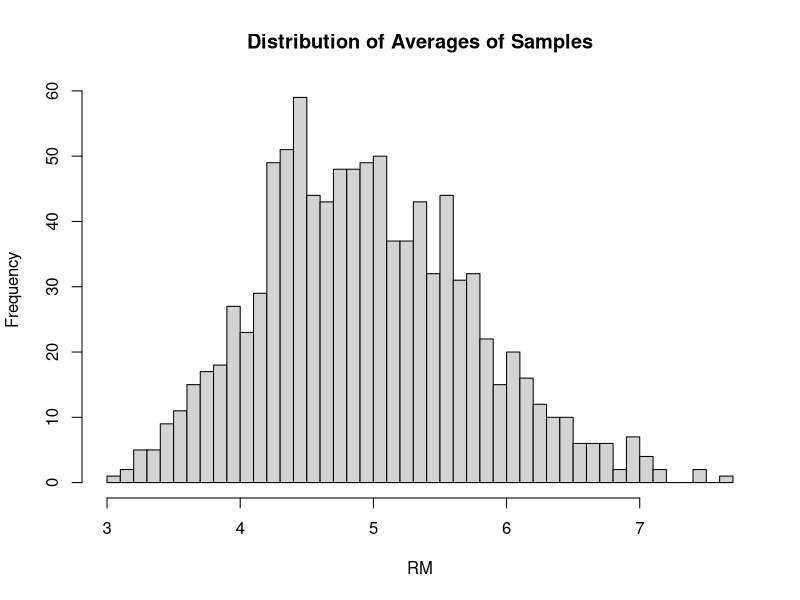
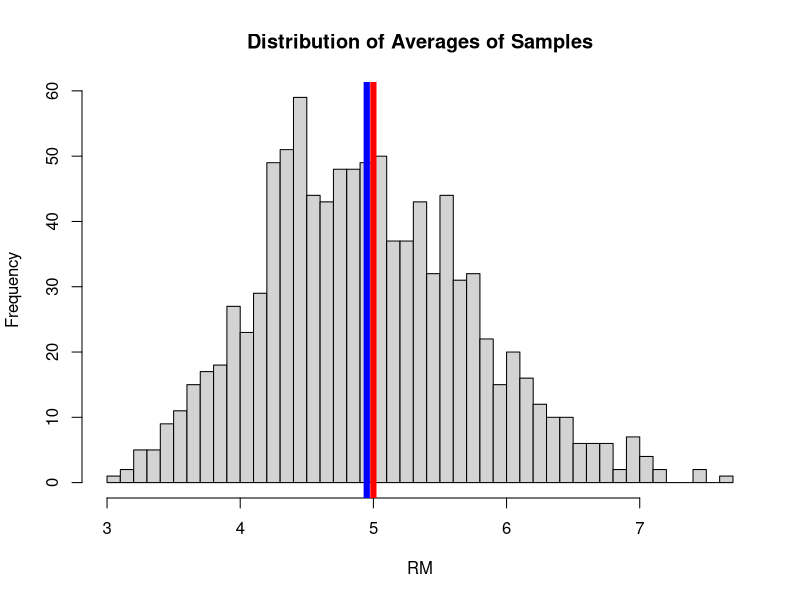
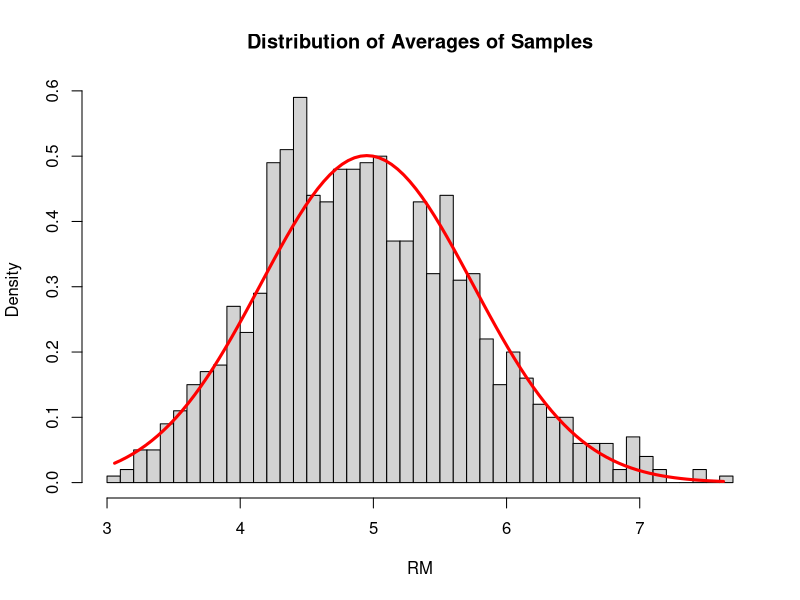

Recreate these plots in R, in order.
## ---- chunk 1
set.seed(6)
n<-1000
size<-40
lambda=0.2
sample<-matrix(rexp(n*size,0.2),n,size);
RM<-rowMeans(sample)
hist(RM, breaks=40,main="Distribution of Averages of Samples")
## ---- chunk 2
hist(RM, breaks=40,main="Distribution of Averages of Samples")
abline(v=1/lambda,col="red",lwd=6)
abline(v=mean(RM),col="blue",lwd=6)
## ---- chunk 3
var(RM)
## ---- chunk 4
x<-seq(min(RM),max(RM),length=100)
y<-dnorm(x,mean=mean(RM),sd=sd(RM))
hist(RM, breaks=40,main="Distribution of Averages of Samples",freq=FALSE)
lines(x,y,col="red",lwd=3)
